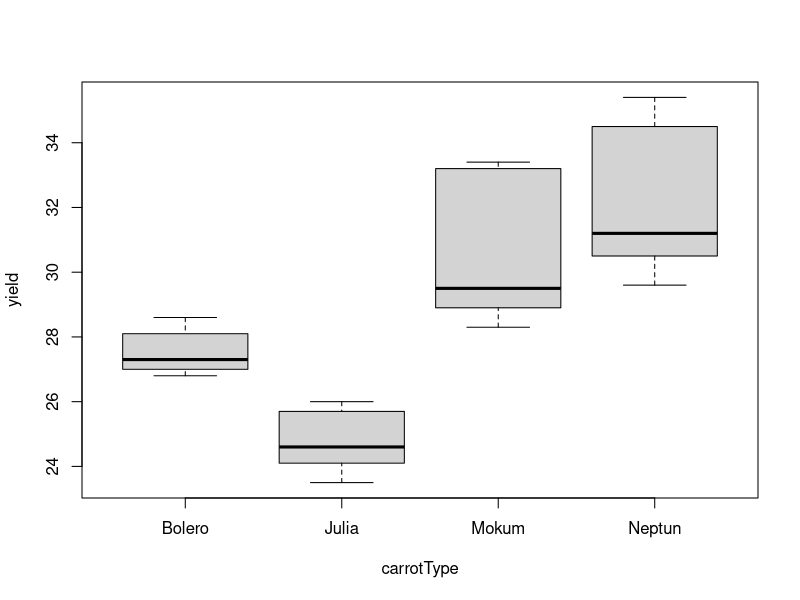

The R script that drew this image: (Note: this script raises an error after producing the figure.)
## Carrots example
#########################3

## To perform our analysis, we need to load these packages.

library("emmeans") # Provides: emmeans, test, contrast
library("multcomp") # Provides: cld
library("dplyr") # Provides: summarise

install.packages("emmeans")
install.packages("multcomp")
install.packages("dplyr")


# data

amount <- c (28.3, 33.4, 29.5, 28.9, 33.2,
             24.1, 24.6, 25.7, 23.5, 26.0,
             29.6, 30.5, 31.2, 35.4, 34.5,
             27.3, 28.1, 28.6, 27.0, 26.8) 

variety <- factor ( c( rep("Mokum", times=5), rep("Julia", times=5), 
                        rep("Neptun", times=5), rep("Bolero", times=5))
                    )

production <- data.frame (carrotType= variety,
                           yield = amount                           ) 

# boxplot

attach(production)

boxplot( yield ~ carrotType, data = production)

# descriptive statistic

production %>% group_by(carrotType) %>%
  summarise( n= n(), mean= mean(yield), var= var(yield)  )

# ANOVA

model1 <- aov (yield ~ carrotType)

summary(model1)

# means and standard errors

emm.f <- emmeans( model1, ~ carrotType)

emm.f

summary( model1) [[1]] [2,3]

# sem
(sem <- sqrt ( 3.559/4)) # Standard error of a mean

# sed 
(sed <- sqrt (3.559/4) * sqrt(2)) #Standard error of a difference between means


# Least significant difference on basis of the t-distribution

alpha <- 0.05
error.df <- 20
( lsd <- qt(1-alpha/2, error.df) * sed)

# Least significant difference on basis of the Tukey distribution


# Honestly significant difference (HSD) or Tukey test

( hsd <- qtukey( 1-alpha, 4, error.df) * sem)

# t-test
test ( contrast ( emm.f, "pairwise"),
       adjust="none")

# this command shows us different factor levels by groups
cld ( emm.f, adjust="tukey")

# Orthogonal contrast
levels ()
